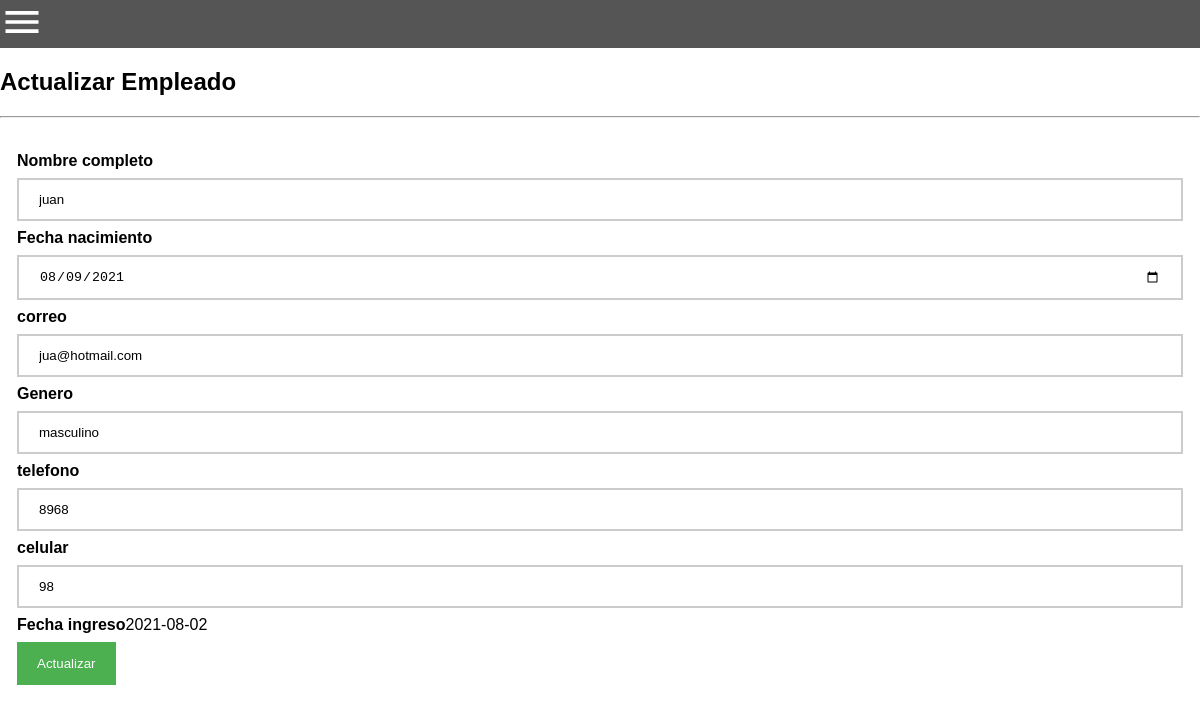
Screenshot of /edit.php?id=juan (signed in) with the database file from the repository.
### tables this page shows
CREATE TABLE `empleados` (
  `id` int(11) NOT NULL,
  `nombreCompleto` varchar(50) NOT NULL,
  `fechaNacimiento` date NOT NULL,
  `correo` varchar(50) NOT NULL,
  `genero` varchar(50) NOT NULL,
  `telefono` int(50) NOT NULL,
  `celular` int(50) NOT NULL,
  `fechaingreso` date NOT NULL,
  `empresa_id` int(11) NOT NULL,
  `departamento_id` int(11) NOT NULL
);

### edit.php (the view, shortened to what this page needs)
<?php
	include("config.php");
	$id = $_GET['id'];
?>
<!DOCTYPE html>
<html>
<head>
	<link rel="stylesheet" type="text/css" href="css/mystyle1.css" />
</head>
<body>
<div class="icon-bar">
  <a ><i ></i></a>
  <a ><i ></i></a>
  <a ><i ></i></a>
  <a ><i ></i></a>
  <a ><i ></i></a>
  <a ><i ></i></a>
  <a ><i ></i></a>
  <a ><i ></i></a>
  <a ><i ></i></a>
</div>
<link rel="stylesheet" href="https://cdnjs.cloudflare.com/ajax/libs/font-awesome/4.7.0/css/font-awesome.min.css">
<h2>Actualizar Empleado</h2>
<hr/>
<form action="update.php" method="POST">
  <div class="container">
  <?php
	$result = mysqli_query($mysqli,"SELECT * FROM empleados WHERE nombreCompleto ='$id'");
	while($row = mysqli_fetch_array($result))
	{
	 	echo"<label><b>Nombre completo</b>";
    echo"<input type='text' placeholder='Nombre' name='nombreCompleto' value='{$row['nombreCompleto']}' required>";
	 	echo"<label><b>Fecha nacimiento</b>";
    echo"<input type='date' placeholder='fecha de Nacimiento' name='fechaNacimiento' value='{$row['fechaNacimiento']}' required>";
	echo"</label>";
	echo"<label><b>correo</b>";
    echo"<input type='text' placeholder='correo electronico' name='correo' value='{$row['correo']}' required>";
  	echo"<label><b>Genero</b>";
    echo"<input type='text' placeholder='Genero' name='genero' value='{$row['genero']}' required>";
	echo"<label><b>telefono</b>";
    echo"<input type='text' placeholder='Telefno' name='telefono' value='{$row['telefono']}' required>";
	echo"<label><b>celular</b>";
    echo"<input type='text' placeholder='celular' name='celular' value='{$row['celular']}' required>";
	echo"<label><b>Fecha ingreso</b>";
echo "<td>" . $row['fechaingreso'] . "</td>";
    echo"</label>";
    echo"<div class='clearfix'>";
    echo"<button type='submit' class='signupbtn'>Actualizar</button>";
	echo"</div>";
	}?>
  </div>
</form>

### style.css (style rules this page uses)
* { box-sizing: border-box; }
html, body { font-family: 'Lato', sans-serif; margin: 0; min-height: 100vh; padding: 0; }
.menu__toggle-label { height: 44px; left: 0; position: absolute; width: 44px; }
.menu__toggle-label svg { left: 0; position: absolute; top: 0; transition: transform 0.15s; z-index: 2; }

### css/mystyle1.css (style rules this page uses)
body { font-family: Verdana,sans-serif; margin:0 }
form { border: none; padding-top: 10px; padding-left: 1px; padding-right: 1px; }
input[type=text], input[type=password], input[type=date] { width: 100%; padding: 12px 20px; margin: 8px 0; display: inline-block; border: 2px solid #ccc; box-sizing: border-box; }
button { background-color: #4CAF50; color: white; padding: 14px 20px; margin: 8px 0; border: none; cursor: pointer; width: auto; }
.container { padding: 16px; }
.icon-bar { width: 100%; background-color: #555; overflow: auto; }
.icon-bar a { float: left; width: 20%; text-align: center; padding: 12px 0; transition: all 0.3s ease; color: white; font-size: 36px; }

### rows the page displays
empleados: nombreCompleto "juan", fechaNacimiento "08/09/2021", correo "jua@hotmail.com", genero "masculino", telefono "8968", celular "98", fechaingreso "2021-08-02"
